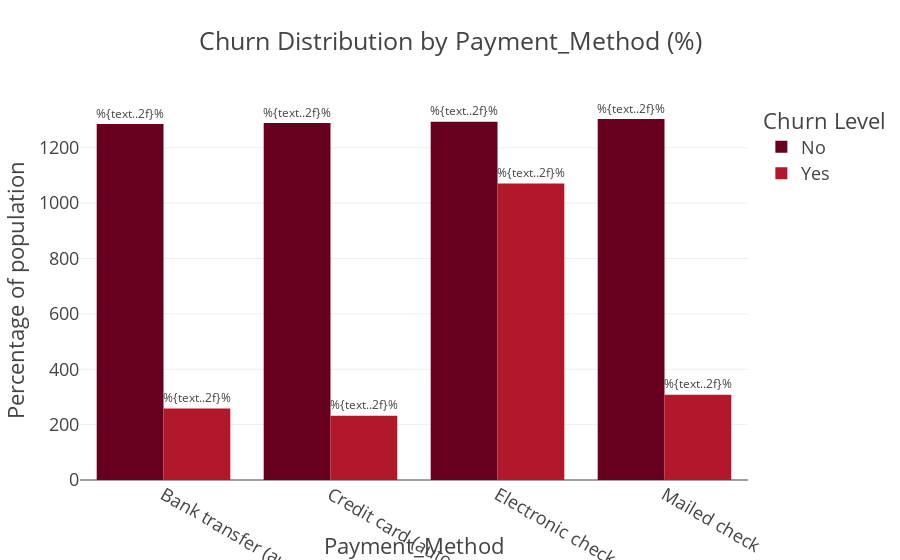

The cell this chart's notebook holds for it:
### Code cell
fig = px.bar(
    telecom_df_Churn_Payment,
    x='Payment_Method',
    y='total_by_Payment',   
    color='Churn',
    title='Churn Distribution by Payment_Method (%)',
    barmode='group',
    color_discrete_sequence=px.colors.sequential.RdBu,
    text='percentage'
)
fig.update_traces(texttemplate='%{text..2f}%', textposition='outside'),
fig.update_layout(template="presentation", xaxis_title='Payment_Method',
                  yaxis_title='Percentage of population', legend_title=dict(text='Churn Level'),
                  paper_bgcolor = "rgba(0, 0, 0, 0)", plot_bgcolor = "rgba(0, 0, 0, 0)")
fig.show()

fig.write_image(os.path.join(results_dir, 'Churn_distribution_by_Payment_Method_bar_plot.jpg'))
fig.write_image(os.path.join(results_dir, 'Churn_distribution_by_Payment_Method_bar_plot.png'))
html_str = fig.to_html()

with open(os.path.join(results_dir, 'Churn_distribution_by_Payment_Method_bar_plot.html'), 'w', encoding='utf-8') as f:
    f.write(html_str)

### Figure 1 — Plotly figure (JSON) as saved in the notebook; plotly's stock layout.template omitted (floating-point values rounded to 4 significant figures)
{"data": [{"alignmentgroup": "True", "hovertemplate": "Churn=No<br>Payment_Method=%{x}<br>total_by_Payment=%{y}<br>percentage=%{text}<extra></extra>", "legendgroup": "No", "marker": {"color": "rgb(103,0,31)", "pattern": {"shape": ""}}, "name": "No", "offsetgroup": "No", "orientation": "v", "showlegend": true, "text": [83.29, 84.76, 54.71, 80.89], "textposition": "outside", "texttemplate": "%{text..2f}%", "type": "bar", "x": ["Bank transfer (automatic)", "Credit card (automatic)", "Electronic check", "Mailed check"], "xaxis": "x", "y": [1286, 1290, 1294, 1304], "yaxis": "y"}, {"alignmentgroup": "True", "hovertemplate": "Churn=Yes<br>Payment_Method=%{x}<br>total_by_Payment=%{y}<br>percentage=%{text}<extra></extra>", "legendgroup": "Yes", "marker": {"color": "rgb(178,24,43)", "pattern": {"shape": ""}}, "name": "Yes", "offsetgroup": "Yes", "orientation": "v", "showlegend": true, "text": [16.71, 15.24, 45.29, 19.11], "textposition": "outside", "texttemplate": "%{text..2f}%", "type": "bar", "x": ["Bank transfer (automatic)", "Credit card (automatic)", "Electronic check", "Mailed check"], "xaxis": "x", "y": [258, 232, 1071, 308], "yaxis": "y"}], "layout": {"barmode": "group", "legend": {"title": {"text": "Churn Level"}, "tracegroupgap": 0}, "paper_bgcolor": "rgba(0, 0, 0, 0)", "plot_bgcolor": "rgba(0, 0, 0, 0)", "title": {"text": "Churn Distribution by Payment_Method (%)"}, "xaxis": {"anchor": "y", "domain": [0, 1], "title": {"text": "Payment_Method"}}, "yaxis": {"anchor": "x", "domain": [0, 1], "title": {"text": "Percentage of population"}}}}
